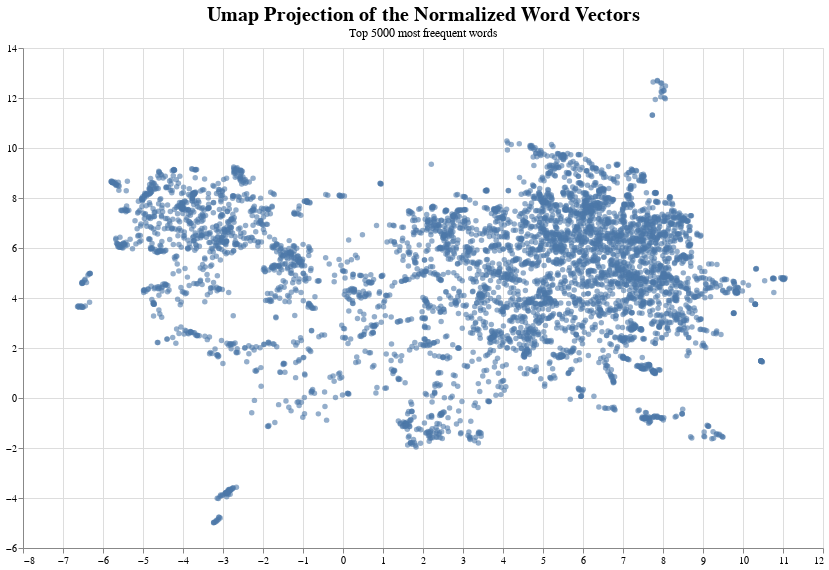

This figure's notebook cell:
### Code cell
normalized = plot_umap_vectors(umap_frame_normalized, 'Umap Projection of the Normalized Word Vectors')

normalized

### Figure 1 — Vega-Lite specification as saved in the notebook (floating-point values rounded to 4 significant figures; data arrays with more than 128 entries replaced by an {"elided": "..."} marker saying what was removed)
{"config": {"view": {"continuousWidth": 400, "continuousHeight": 300}}, "data": {"name": "data-7dca47bc25c5c1a35c87aa146133a675"}, "mark": {"type": "circle", "fillOpacity": 0.6}, "encoding": {"tooltip": [{"type": "nominal", "field": "word", "title": "Word"}, {"type": "quantitative", "field": "freequency", "title": "Freequency"}], "x": {"type": "quantitative", "field": "x", "title": null}, "y": {"type": "quantitative", "field": "y", "title": null}}, "height": 500, "selection": {"selector001": {"type": "interval", "bind": "scales", "encodings": ["x", "y"]}}, "title": {"text": "Umap Projection of the Normalized Word Vectors", "fontSize": 20, "subtitle": "Top 5000 most freequent words"}, "width": 800, "$schema": "https://vega.github.io/schema/vega-lite/v4.8.1.json", "datasets": {"data-7dca47bc25c5c1a35c87aa146133a675": {"elided": "5000 records"}}}
